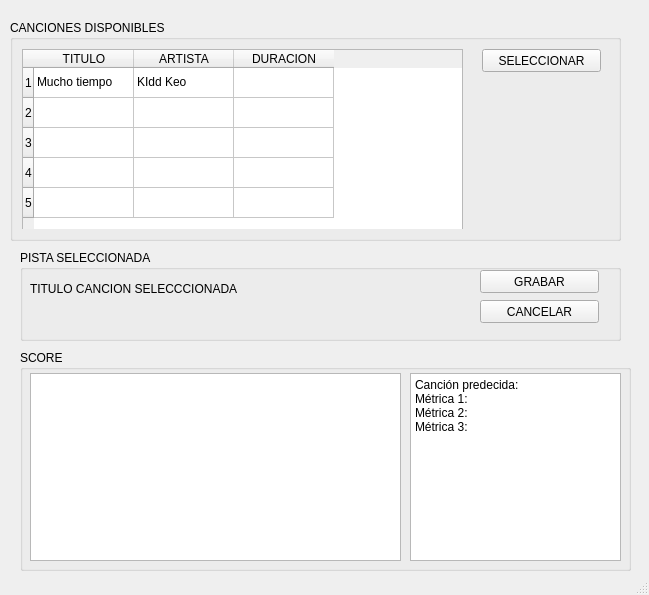
<?xml version="1.0" encoding="UTF-8"?>
<ui version="4.0">
 <class>MainWindow</class>
 <widget class="QMainWindow" name="MainWindow">
  <property name="geometry">
   <rect>
    <x>0</x>
    <y>0</y>
    <width>649</width>
    <height>595</height>
   </rect>
  </property>
  <property name="windowTitle">
   <string>MainWindow</string>
  </property>
  <widget class="QWidget" name="centralwidget">
   <widget class="QGroupBox" name="conexion_2">
    <property name="geometry">
     <rect>
      <x>20</x>
      <y>250</y>
      <width>601</width>
      <height>91</height>
     </rect>
    </property>
    <property name="title">
     <string>PISTA SELECCIONADA</string>
    </property>
    <widget class="QLabel" name="lblCancion">
     <property name="geometry">
      <rect>
       <x>10</x>
       <y>23</y>
       <width>291</width>
       <height>31</height>
      </rect>
     </property>
     <property name="text">
      <string>TITULO CANCION SELECCCIONADA</string>
     </property>
    </widget>
    <widget class="QPushButton" name="btnGrabar">
     <property name="geometry">
      <rect>
       <x>460</x>
       <y>20</y>
       <width>119</width>
       <height>23</height>
      </rect>
     </property>
     <property name="text">
      <string>GRABAR</string>
     </property>
    </widget>
    <widget class="QPushButton" name="btnCancelar">
     <property name="geometry">
      <rect>
       <x>460</x>
       <y>50</y>
       <width>119</width>
       <height>23</height>
      </rect>
     </property>
     <property name="text">
      <string>CANCELAR</string>
     </property>
    </widget>
   </widget>
   <widget class="QGroupBox" name="conexion_3">
    <property name="geometry">
     <rect>
      <x>20</x>
      <y>350</y>
      <width>611</width>
      <height>221</height>
     </rect>
    </property>
    <property name="title">
     <string>SCORE</string>
    </property>
    <widget class="QPlainTextEdit" name="txtArea">
     <property name="geometry">
      <rect>
       <x>10</x>
       <y>23</y>
       <width>371</width>
       <height>188</height>
      </rect>
     </property>
    </widget>
    <widget class="QPlainTextEdit" name="txtMetricas">
     <property name="geometry">
      <rect>
       <x>390</x>
       <y>23</y>
       <width>211</width>
       <height>188</height>
      </rect>
     </property>
     <property name="plainText">
      <string>Canción predecida:
Métrica 1:
Métrica 2:
Métrica 3:</string>
     </property>
    </widget>
   </widget>
   <widget class="QGroupBox" name="conexion_4">
    <property name="geometry">
     <rect>
      <x>10</x>
      <y>20</y>
      <width>611</width>
      <height>221</height>
     </rect>
    </property>
    <property name="title">
     <string>CANCIONES DISPONIBLES</string>
    </property>
    <layout class="QHBoxLayout" name="horizontalLayout_4">
     <item>
      <widget class="QWidget" name="widget_3" native="true">
       <widget class="QTableWidget" name="tblCanciones">
        <property name="enabled">
         <bool>true</bool>
        </property>
        <property name="geometry">
         <rect>
          <x>0</x>
          <y>0</y>
          <width>441</width>
          <height>181</height>
         </rect>
        </property>
        <row>
         <property name="text">
          <string>1</string>
         </property>
        </row>
        <row>
         <property name="text">
          <string>2</string>
         </property>
        </row>
        <row>
         <property name="text">
          <string>3</string>
         </property>
        </row>
        <row>
         <property name="text">
          <string>4</string>
         </property>
        </row>
        <row>
         <property name="text">
          <string>5</string>
         </property>
        </row>
        <column>
         <property name="text">
          <string>TITULO</string>
         </property>
        </column>
        <column>
         <property name="text">
          <string>ARTISTA</string>
         </property>
        </column>
        <column>
         <property name="text">
          <string>DURACION</string>
         </property>
        </column>
        <item row="0" column="0">
         <property name="text">
          <string>Mucho tiempo</string>
         </property>
        </item>
        <item row="0" column="1">
         <property name="text">
          <string>KIdd Keo</string>
         </property>
        </item>
       </widget>
       <widget class="QPushButton" name="btnSeleccionar">
        <property name="geometry">
         <rect>
          <x>460</x>
          <y>0</y>
          <width>119</width>
          <height>23</height>
         </rect>
        </property>
        <property name="text">
         <string>SELECCIONAR</string>
        </property>
       </widget>
      </widget>
     </item>
    </layout>
   </widget>
  </widget>
  <widget class="QStatusBar" name="statusbar"/>
 </widget>
 <resources/>
 <connections/>
</ui>
